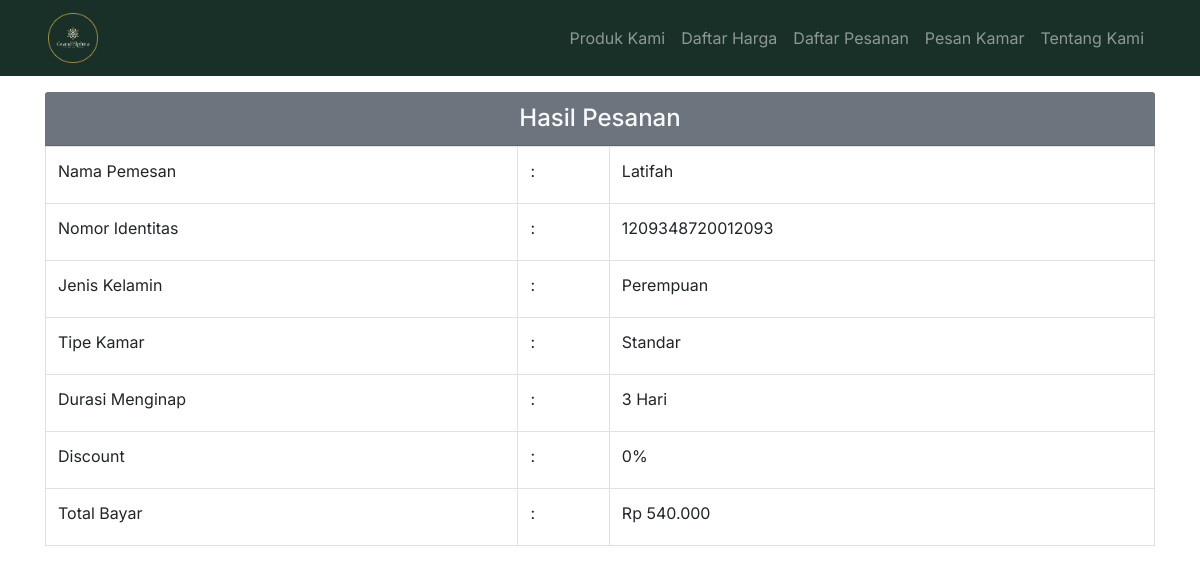
Screenshot of /hasil_pesan.php?id_pesan=22 with the database file from the repository.
### tables this page shows
CREATE TABLE `pesanan` (
  `id_pesanan` int(11) NOT NULL,
  `nama_pemesan` varchar(60) NOT NULL,
  `jenis_kelamin` enum('Laki-laki','Perempuan') NOT NULL,
  `nomor_identitas` varchar(20) NOT NULL,
  `tipe_kamar` enum('Standar','Deluxe','Family') NOT NULL,
  `tgl_pesan` date NOT NULL,
  `durasi_menginap` int(11) NOT NULL,
  `breakfast` enum('Ya','Tidak') NOT NULL,
  `total_bayar` int(11) NOT NULL
);

### function.php (called while the page is built, shortened)
<?php
$db = mysqli_connect("localhost", "root", "", "pesan_hotel");
function ambil_data($query) {
    global $db;
    $db_arr = [];
    $sql_query = mysqli_query($db, $query);
    while ($sql = mysqli_fetch_assoc($sql_query)) {
        array_push($db_arr, $sql);
    }
    return $db_arr;
}
function format_rupiah($angka){
    return 'Rp ' . number_format($angka, 0, ',', '.');
}

### hasil_pesan.php (the view, shortened to what this page needs)
<?php
    include "function.php";
    $id_pesan = $_GET["id_pesan"];
    $data_berhasil_pesan = ambil_data("SELECT * FROM pesanan WHERE id_pesanan = $id_pesan")[0];
?>
<!DOCTYPE html>
<html lang="en">
<head>
    <link href="https://maxcdn.bootstrapcdn.com/bootstrap/4.5.2/css/bootstrap.min.css" rel="stylesheet">
</head>
<body>
    <?php include "header.php"; ?>
<div class="container my-3">
    <h4 class="card-header text-light bg-secondary text-center">Hasil Pesanan</h4>
    <table class="table table-bordered">
        <tr>
            <td><label for="nama_pemesan">Nama Pemesan</label></td>
            <td>:</td>
            <td><?= $data_berhasil_pesan["nama_pemesan"]; ?></td>
        </tr>
        <tr>
            <td><label for="nomor_identitas">Nomor Identitas</label></td>
            <td>:</td>
            <td><?= $data_berhasil_pesan["nomor_identitas"]; ?></td>
        </tr>
        <tr>
            <td><label for="jenis_kelamin">Jenis Kelamin</label></td>
            <td>:</td>
            <td><?= $data_berhasil_pesan["jenis_kelamin"]; ?></td>
        </tr>
        <tr>
            <td><label for="jenis_kamar">Tipe Kamar</label></td>
            <td>:</td>
            <td><?= $data_berhasil_pesan["tipe_kamar"]; ?></td>
        </tr>
        <tr>
            <td><label for="durasi_menginap">Durasi Menginap</label></td>
            <td>:</td>
            <td><?= $data_berhasil_pesan["durasi_menginap"]; ?> Hari</td>
        </tr>
        <tr>
            <td><label for="discount">Discount</label></td>
            <td>:</td>
            <td><?= $data_berhasil_pesan["durasi_menginap"] <= 3 ?"0%" :"10%"; ?></td>
        </tr>
        <tr>
            <td><label for="total_bayar">Total Bayar</label></td>
            <td>:</td>
            <td><?= format_rupiah($data_berhasil_pesan["total_bayar"]); ?></td>
        </tr>
    </table>
    </div>
</body>
</html>

### header.php (style rules this page uses)
body { font-family: 'Inter', sans-serif; }

### rows the page displays
pesanan: nama_pemesan "Latifah", nomor_identitas "1209348720012093", jenis_kelamin "Perempuan", tipe_kamar "Standar", durasi_menginap "3", total_bayar "Rp 540.000"
